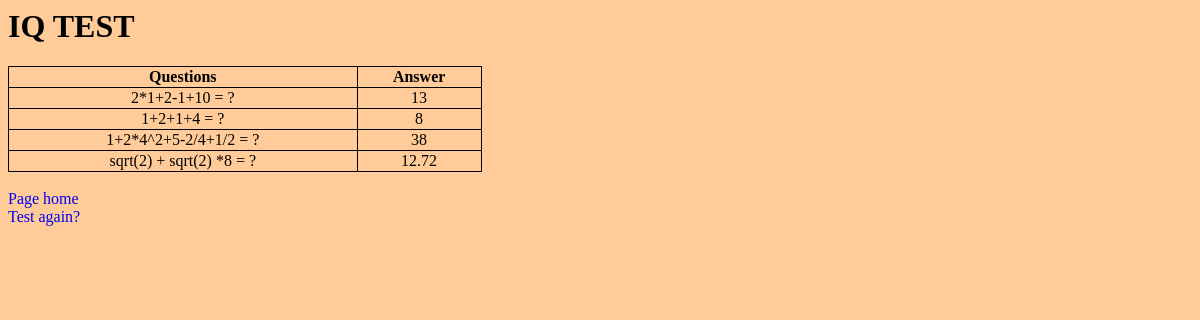
/1/check_answers/answer/, run on the app's committed database.
### quiz/models.py (models this page shows, shortened)
class Topic(models.Model):
    topic_text = models.CharField(max_length=200)
    pub_date = models.DateTimeField('date published')

class Question(models.Model):
    topic = models.ForeignKey(Topic, on_delete=models.CASCADE)
    question_text = models.CharField(max_length=200)

class Choice(models.Model):
    question = models.ForeignKey(Question, on_delete=models.CASCADE)
    choice_text = models.CharField(max_length=200)
    answer = models.BooleanField(default=False)

### quiz/views.py (the view)
# urls.py: url(r'^(?P<topic_id>[0-9]+)/check_answers/answer/$', views.answer, name='answer'),
def answer(request,topic_id):
    topic = Topic.objects.get(pk = topic_id)
    return render(request, 'quiz/answer.html',{'topic':topic})

### quiz/templates/quiz/answer.html
{% load static %}
<html>
<link rel="stylesheet" type="text/css" href="{% static 'quiz/style.css' %}" />
<head><title> QUIZ ANSWER </title></head>
<body>
<h1>{{topic.topic_text}}</h1>
 <table style="width:40%">
  <center>
  <tr>
    <th>Questions</th>
    <th>Answer</th>
  </tr>
{% for question in topic.question_set.all %}
  <tr>
    <td><center>{{ question.question_text }}</td></center>
    {% for choice in question.choice_set.all %}
    {% if choice.answer %}
        <td><center>{{ choice.choice_text }}</center></td>
    {% endif %}
    {% endfor %}
  </tr>
{% endfor %}
</table><br>
<a href="{% url 'quiz:index' %}">Page home</a><br>
<a href="{% url 'quiz:detail' topic.id %}">Test again?</a>
<body>
</html>

### quiz/static/quiz/style.css (style rules this page uses)
body { background-color: #FFCC99; }
a { text-decoration:none }
table,th,td { border: 1px solid black; border-collapse: collapse; }

### data on the page
Topic: topic_text "IQ TEST"
Question: question_text "2*1+2-1+10 = ?"
Choice: choice_text "13"
Question: question_text "1+2+1+4 = ?"
Choice: choice_text "8"
Question: question_text "1+2*4^2+5-2/4+1/2 = ?"
Choice: choice_text "38"
Question: question_text "sqrt(2) + sqrt(2) *8 = ?"
Choice: choice_text "12.72"
